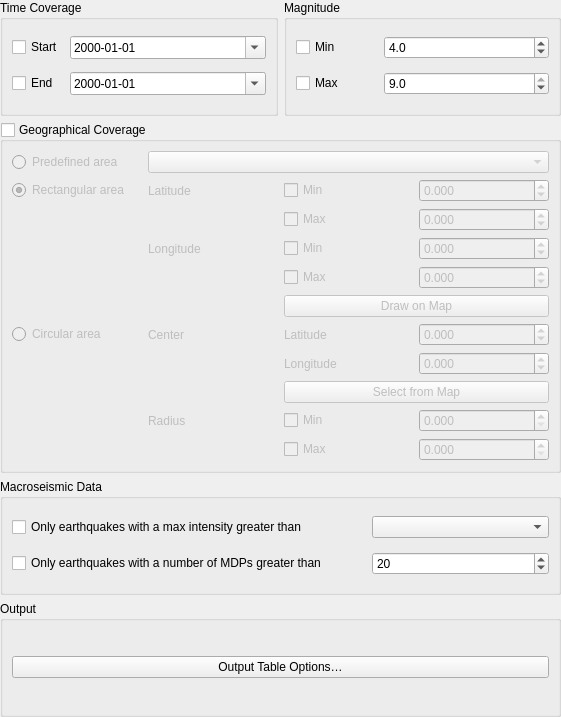
<?xml version="1.0" encoding="UTF-8"?>
<ui version="4.0">
 <class>filter_parameter_widget_base</class>
 <widget class="QWidget" name="filter_parameter_widget_base">
  <property name="geometry">
   <rect>
    <x>0</x>
    <y>0</y>
    <width>561</width>
    <height>717</height>
   </rect>
  </property>
  <property name="windowTitle">
   <string>Form</string>
  </property>
  <layout class="QGridLayout" name="gridLayout">
   <property name="leftMargin">
    <number>0</number>
   </property>
   <property name="topMargin">
    <number>0</number>
   </property>
   <property name="rightMargin">
    <number>0</number>
   </property>
   <property name="bottomMargin">
    <number>0</number>
   </property>
   <item row="0" column="1">
    <widget class="QGroupBox" name="magnitude_group">
     <property name="title">
      <string>Magnitude</string>
     </property>
     <layout class="QGridLayout" name="gridLayout_7" columnstretch="1,2">
      <item row="0" column="1">
       <widget class="QDoubleSpinBox" name="fdsn_event_min_magnitude">
        <property name="decimals">
         <number>1</number>
        </property>
        <property name="minimum">
         <double>1.000000000000000</double>
        </property>
        <property name="maximum">
         <double>9.000000000000000</double>
        </property>
        <property name="singleStep">
         <double>0.500000000000000</double>
        </property>
        <property name="value">
         <double>4.000000000000000</double>
        </property>
       </widget>
      </item>
      <item row="1" column="0">
       <widget class="QCheckBox" name="max_mag_check">
        <property name="text">
         <string>Max</string>
        </property>
       </widget>
      </item>
      <item row="0" column="0">
       <widget class="QCheckBox" name="min_mag_check">
        <property name="text">
         <string>Min</string>
        </property>
       </widget>
      </item>
      <item row="1" column="1">
       <widget class="QDoubleSpinBox" name="fdsn_event_max_magnitude">
        <property name="decimals">
         <number>1</number>
        </property>
        <property name="minimum">
         <double>1.000000000000000</double>
        </property>
        <property name="maximum">
         <double>9.000000000000000</double>
        </property>
        <property name="singleStep">
         <double>0.500000000000000</double>
        </property>
        <property name="value">
         <double>9.000000000000000</double>
        </property>
       </widget>
      </item>
     </layout>
    </widget>
   </item>
   <item row="1" column="0" colspan="2">
    <widget class="QGroupBox" name="limit_extent_checkbox">
     <property name="title">
      <string>Geographical Coverage</string>
     </property>
     <property name="flat">
      <bool>false</bool>
     </property>
     <property name="checkable">
      <bool>true</bool>
     </property>
     <property name="checked">
      <bool>false</bool>
     </property>
     <layout class="QGridLayout" name="gridLayout_6" columnstretch="0,0,0,0">
      <item row="7" column="1">
       <widget class="QLabel" name="label_circ_center">
        <property name="text">
         <string>Center</string>
        </property>
       </widget>
      </item>
      <item row="1" column="2">
       <widget class="QCheckBox" name="lat_min_checkbox">
        <property name="text">
         <string>Min</string>
        </property>
       </widget>
      </item>
      <item row="4" column="2">
       <widget class="QCheckBox" name="long_max_checkbox">
        <property name="text">
         <string>Max</string>
        </property>
       </widget>
      </item>
      <item row="5" column="2" colspan="2">
       <widget class="QPushButton" name="rect_extent_draw_on_map">
        <property name="text">
         <string>Draw on Map</string>
        </property>
       </widget>
      </item>
      <item row="7" column="3">
       <widget class="QDoubleSpinBox" name="circular_lat_spinbox">
        <property name="decimals">
         <number>3</number>
        </property>
        <property name="minimum">
         <double>-90.000000000000000</double>
        </property>
        <property name="maximum">
         <double>90.000000000000000</double>
        </property>
       </widget>
      </item>
      <item row="3" column="1">
       <widget class="QLabel" name="label_rect_long">
        <property name="text">
         <string>Longitude</string>
        </property>
       </widget>
      </item>
      <item row="10" column="1">
       <widget class="QLabel" name="label_circ_radius">
        <property name="text">
         <string>Radius</string>
        </property>
       </widget>
      </item>
      <item row="3" column="3">
       <widget class="QDoubleSpinBox" name="long_min_spinbox">
        <property name="decimals">
         <number>3</number>
        </property>
        <property name="minimum">
         <double>-180.000000000000000</double>
        </property>
        <property name="maximum">
         <double>180.000000000000000</double>
        </property>
        <property name="singleStep">
         <double>1.000000000000000</double>
        </property>
       </widget>
      </item>
      <item row="9" column="2" colspan="2">
       <widget class="QPushButton" name="circle_center_draw_on_map">
        <property name="text">
         <string>Select from Map</string>
        </property>
       </widget>
      </item>
      <item row="11" column="2">
       <widget class="QCheckBox" name="radius_max_checkbox">
        <property name="text">
         <string>Max</string>
        </property>
       </widget>
      </item>
      <item row="4" column="3">
       <widget class="QDoubleSpinBox" name="long_max_spinbox">
        <property name="decimals">
         <number>3</number>
        </property>
        <property name="minimum">
         <double>-180.000000000000000</double>
        </property>
        <property name="maximum">
         <double>180.000000000000000</double>
        </property>
        <property name="singleStep">
         <double>1.000000000000000</double>
        </property>
       </widget>
      </item>
      <item row="10" column="2">
       <widget class="QCheckBox" name="radius_min_checkbox">
        <property name="text">
         <string>Min</string>
        </property>
       </widget>
      </item>
      <item row="3" column="2">
       <widget class="QCheckBox" name="long_min_checkbox">
        <property name="text">
         <string>Min</string>
        </property>
       </widget>
      </item>
      <item row="8" column="2">
       <widget class="QLabel" name="label_circ_long">
        <property name="text">
         <string>Longitude</string>
        </property>
       </widget>
      </item>
      <item row="1" column="0">
       <widget class="QRadioButton" name="radio_rectangular_area">
        <property name="text">
         <string>Rectangular area</string>
        </property>
        <property name="checked">
         <bool>true</bool>
        </property>
       </widget>
      </item>
      <item row="8" column="3">
       <widget class="QDoubleSpinBox" name="circular_long_spinbox">
        <property name="decimals">
         <number>3</number>
        </property>
        <property name="minimum">
         <double>-180.000000000000000</double>
        </property>
        <property name="maximum">
         <double>180.000000000000000</double>
        </property>
        <property name="singleStep">
         <double>1.000000000000000</double>
        </property>
       </widget>
      </item>
      <item row="11" column="3">
       <widget class="QDoubleSpinBox" name="radius_max_spinbox">
        <property name="decimals">
         <number>3</number>
        </property>
        <property name="minimum">
         <double>0.000000000000000</double>
        </property>
        <property name="maximum">
         <double>999999999.000000000000000</double>
        </property>
       </widget>
      </item>
      <item row="10" column="3">
       <widget class="QDoubleSpinBox" name="radius_min_spinbox">
        <property name="decimals">
         <number>3</number>
        </property>
        <property name="minimum">
         <double>0.000000000000000</double>
        </property>
        <property name="maximum">
         <double>999999999.000000000000000</double>
        </property>
       </widget>
      </item>
      <item row="7" column="2">
       <widget class="QLabel" name="label_circ_lat">
        <property name="text">
         <string>Latitude</string>
        </property>
       </widget>
      </item>
      <item row="1" column="1">
       <widget class="QLabel" name="label_rect_lat">
        <property name="text">
         <string>Latitude</string>
        </property>
       </widget>
      </item>
      <item row="2" column="2">
       <widget class="QCheckBox" name="lat_max_checkbox">
        <property name="text">
         <string>Max</string>
        </property>
       </widget>
      </item>
      <item row="1" column="3">
       <widget class="QDoubleSpinBox" name="lat_min_spinbox">
        <property name="decimals">
         <number>3</number>
        </property>
        <property name="minimum">
         <double>-90.000000000000000</double>
        </property>
        <property name="maximum">
         <double>90.000000000000000</double>
        </property>
       </widget>
      </item>
      <item row="7" column="0">
       <widget class="QRadioButton" name="radio_circular_area">
        <property name="text">
         <string>Circular area</string>
        </property>
       </widget>
      </item>
      <item row="2" column="3">
       <widget class="QDoubleSpinBox" name="lat_max_spinbox">
        <property name="decimals">
         <number>3</number>
        </property>
        <property name="minimum">
         <double>-90.000000000000000</double>
        </property>
        <property name="maximum">
         <double>90.000000000000000</double>
        </property>
       </widget>
      </item>
      <item row="0" column="0">
       <widget class="QRadioButton" name="radio_predefined_area">
        <property name="text">
         <string>Predefined area</string>
        </property>
       </widget>
      </item>
      <item row="0" column="1" colspan="3">
       <widget class="QComboBox" name="combo_predefined_area"/>
      </item>
     </layout>
    </widget>
   </item>
   <item row="0" column="0">
    <widget class="QGroupBox" name="time_coverage_group">
     <property name="title">
      <string>Time Coverage</string>
     </property>
     <layout class="QGridLayout" name="gridLayout_3" columnstretch="0,1">
      <item row="0" column="0">
       <widget class="QCheckBox" name="min_time_check">
        <property name="text">
         <string>Start</string>
        </property>
       </widget>
      </item>
      <item row="0" column="1">
       <widget class="QDateTimeEdit" name="fdsn_event_start_date">
        <property name="maximumDateTime">
         <datetime>
          <hour>23</hour>
          <minute>59</minute>
          <second>59</second>
          <year>9999</year>
          <month>12</month>
          <day>31</day>
         </datetime>
        </property>
        <property name="displayFormat">
         <string>yyyy-MM-dd</string>
        </property>
        <property name="calendarPopup">
         <bool>true</bool>
        </property>
       </widget>
      </item>
      <item row="1" column="1">
       <widget class="QDateTimeEdit" name="fdsn_event_end_date">
        <property name="minimumDate">
         <date>
          <year>1777</year>
          <month>9</month>
          <day>14</day>
         </date>
        </property>
        <property name="displayFormat">
         <string>yyyy-MM-dd</string>
        </property>
        <property name="calendarPopup">
         <bool>true</bool>
        </property>
       </widget>
      </item>
      <item row="1" column="0">
       <widget class="QCheckBox" name="max_time_check">
        <property name="text">
         <string>End</string>
        </property>
       </widget>
      </item>
     </layout>
    </widget>
   </item>
   <item row="3" column="0" colspan="2">
    <widget class="QGroupBox" name="groupBox_4">
     <property name="title">
      <string>Output</string>
     </property>
     <layout class="QGridLayout" name="gridLayout_8">
      <item row="0" column="0">
       <widget class="QPushButton" name="output_table_options_button">
        <property name="text">
         <string>Output Table Options…</string>
        </property>
       </widget>
      </item>
     </layout>
    </widget>
   </item>
   <item row="2" column="0" colspan="2">
    <widget class="QGroupBox" name="macroseismic_data_group">
     <property name="title">
      <string>Macroseismic Data</string>
     </property>
     <property name="checkable">
      <bool>false</bool>
     </property>
     <property name="checked">
      <bool>false</bool>
     </property>
     <layout class="QGridLayout" name="gridLayout_2" columnstretch="2,1">
      <item row="1" column="0">
       <widget class="QCheckBox" name="earthquake_number_mdps_greater_check">
        <property name="text">
         <string>Only earthquakes with a number of MDPs greater than</string>
        </property>
       </widget>
      </item>
      <item row="0" column="0">
       <widget class="QCheckBox" name="earthquake_max_intensity_greater_check">
        <property name="text">
         <string>Only earthquakes with a max intensity greater than</string>
        </property>
       </widget>
      </item>
      <item row="1" column="1">
       <widget class="QSpinBox" name="earthquake_number_mdps_greater_spin">
        <property name="maximum">
         <number>999999</number>
        </property>
        <property name="value">
         <number>20</number>
        </property>
       </widget>
      </item>
      <item row="0" column="1">
       <widget class="QComboBox" name="earthquake_max_intensity_greater_combo"/>
      </item>
     </layout>
    </widget>
   </item>
  </layout>
 </widget>
 <resources/>
 <connections/>
</ui>
